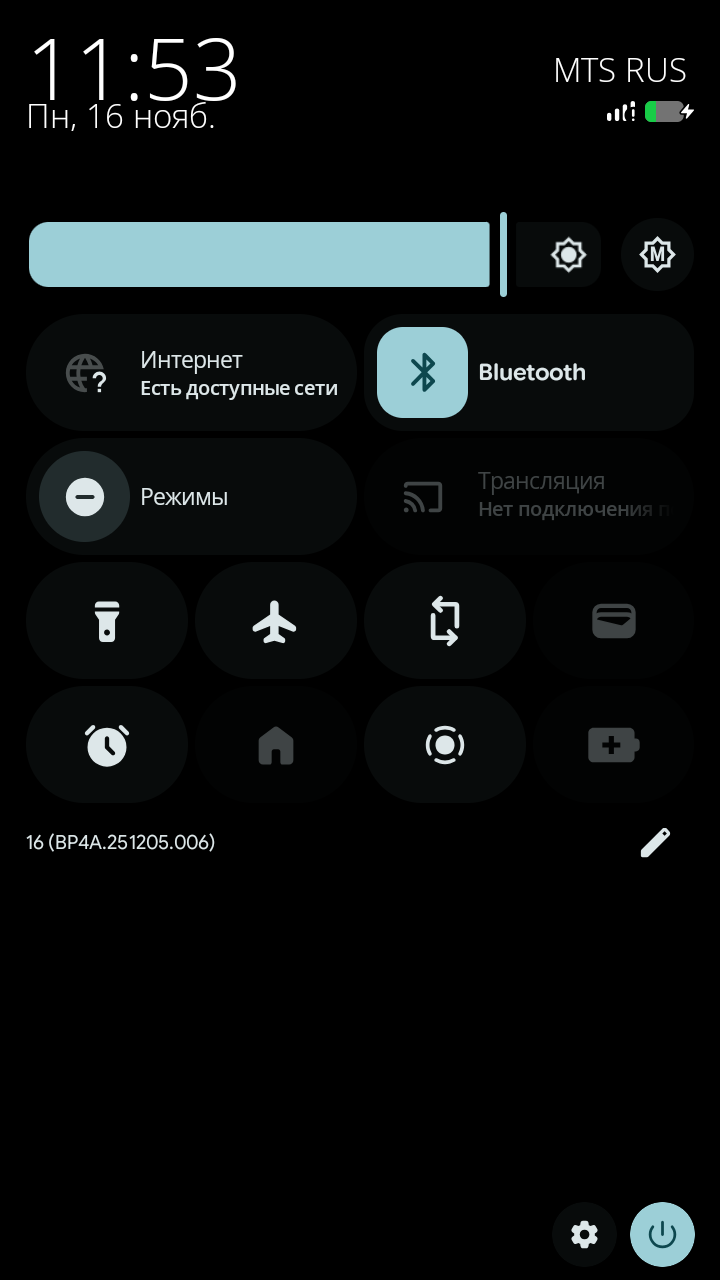
#> input picture evidence/ux-compare/current/93-shade.png, 720 x 1280 px, found by its file name
$ python measure-shade.py
#> lines starting #> are read from the running program, lines starting #| are printed output that depends on the picture; after the words box and inside, x2 and y2 are one past the last pixel; in counts of white or black regions, pixels touching at a corner belong together
#!/usr/bin/env python3
"""Empirical measurement of the QS tile shape in evidence/ux-compare/current/93-shade.png.

Reads the *rendered* shade, finds the tile bands and fits the corner radius of the
top-left corner of two tiles in the first row:
  * "Интернет"  (inactive, big label + secondary label)
  * "Bluetooth" (active, dual-target: dark tile + accent icon square)
Prints px and dp (at the density implied by the Compose tile height) so the rendered
radius can be compared with the constants in the live SystemUI APK.
"""
import sys, math
import numpy as np
from PIL import Image

img = sys.argv[1] if len(sys.argv) > 1 else "repo/evidence/ux-compare/current/93-shade.png"
im = np.array(Image.open(img).convert("RGB")).astype(int)
bg = np.array([8, 11, 11])                      # tile fill sampled inside a tile
mask = np.abs(im - bg).sum(axis=2) <= 8
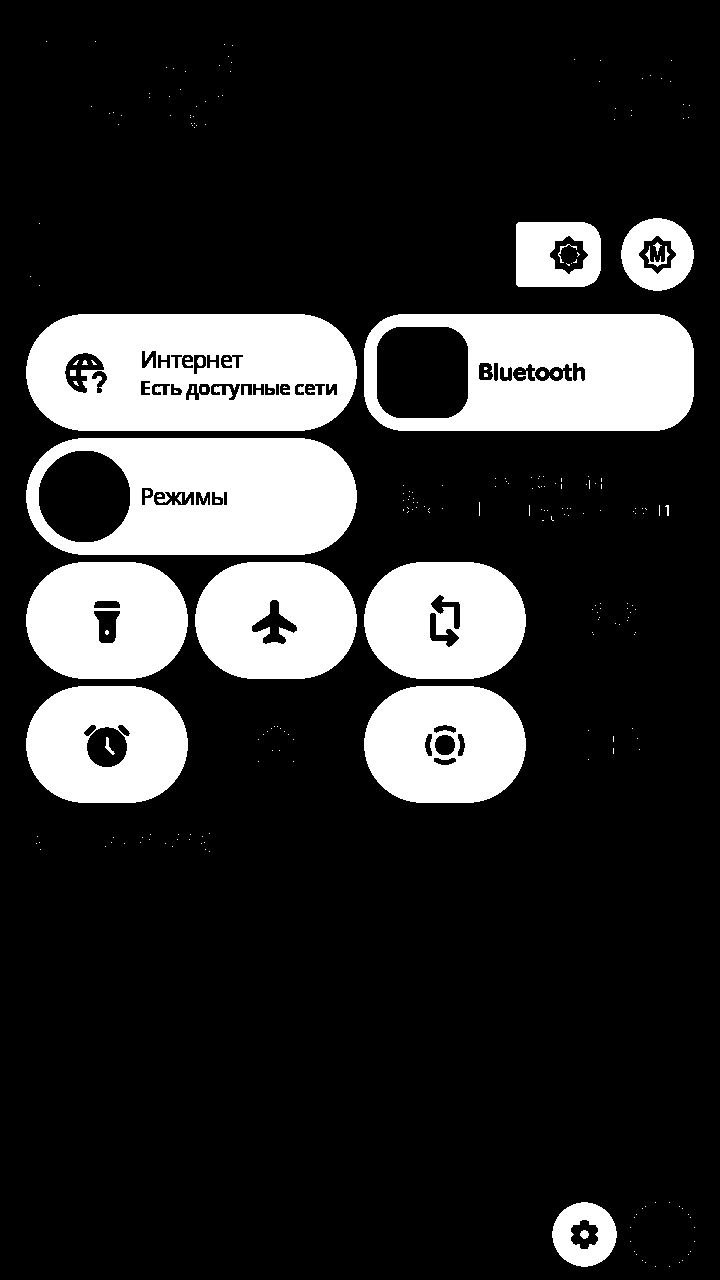
#> mask: shape (1280, 720) bool; 19.1% white; 250 white regions (225 under 20 px), largest, box (x1, y1, x2, y2) and area: (26, 314, 357, 431) 32550, (26, 438, 357, 555) 28376, (364, 314, 694, 431) 28336

rows = np.where(mask.sum(axis=1) > 50)[0]
#> rows = 553 values from 222 to 1254
bands, s, p = [], rows[0], rows[0]
#> bands = []; s = 222; p = 222
for r in rows[1:]:
    if r > p + 3:
        bands.append((s, p)); s = r
    p = r
#> this loop made 552 passes
#> s on passes 65, 182, 299, 416, 533, 542, 545: 314, 438, 562, 686, 1214, 1233, 1245
#> after the loop, bands = [(222, 286), (314, 430), (438, 554), (562, 678), (686, 802), (1214, 1224), (1233, 1235)]
bands.append((s, p))
print(f"image {img} {im.shape[1]}x{im.shape[0]}")
#| image repo/evidence/ux-compare/current/93-shade.png 720x1280
print("tile bands (y0,y1,height):", [(a, b, b - a + 1) for a, b in bands[:4]])
#| tile bands (y0,y1,height): [(222, 286, 65), (314, 430, 117), (438, 554, 117), (562, 678, 117)]

def fit_radius(y0, x0, xmax, rows_n=40):
    """Fit r to left-edge profile of a rounded rect whose flat edge starts at x0."""
    insets = []
    for dy in range(1, rows_n + 1):
        xs = np.where(mask[y0 + dy, x0:xmax])[0]
        if not len(xs):
            break
        insets.append((dy, xs.min()))
    best = min(
        ((sum((r - math.sqrt(max(r * r - (r - dy) ** 2, 0)) - dx) ** 2
              for dy, dx in insets), r) for r in np.arange(5.0, 120.0, 0.25)),
        key=lambda t: t[0])
    return best[1], insets[:4]

y0, y1 = bands[1]
#> y0 = 314; y1 = 430
h = y1 - y0 + 1
#> h = 117
# mid-height flat edges (full width at the vertical centre of the shape)
mid = (y0 + y1) // 2
#> mid = 372
runs, s = [], None
tileish = im[mid].sum(axis=1) > 10
for x, v in enumerate(tileish):
    if v and s is None: s = x
    if not v and s is not None: runs.append((s, x - 1)); s = None
#> this loop made 720 passes
#> v on pass 27: True
#> after the loop, runs = [(26, 356), (364, 693)]
if s is not None: runs.append((s, len(mask[mid]) - 1))
print(f"mid-row runs: {runs[:4]}")
#| mid-row runs: [(26, 356), (364, 693)]
internet, bluetooth = runs[0], runs[1]
#> internet = (26, 356); bluetooth = (364, 693)
print(f"gap between tiles: {bluetooth[0] - internet[1] - 1} px")
#| gap between tiles: 7 px

for name, (xa, xb) in (("internet (inactive)", internet), ("bluetooth (active)", bluetooth)):
    r, prof = fit_radius(y0, xa, xa + 120)
    print(f"{name}: x={xa}..{xb} height={h}px  fitted corner r={r:.2f}px  "
          f"r/height={r/h:.3f}  profile(dy,dx)={prof}")
#> this loop made 2 passes
#> (name, xa, xb, best in fit_radius, r, prof) on passes 1 to 2: ('internet (inactive)', 26, 356, (4.87, 57.75), 57.75, [(1, 46), (2, 42), (3, 39), (4, 36)]), ('bluetooth (active)', 364, 693, (4.47, 38.5), 38.5, [(1, 29), (2, 26), (3, 23), (4, 21)])
#| internet (inactive): x=26..356 height=117px  fitted corner r=57.75px  r/height=0.494  profile(dy,dx)=[(1, 46), (2, 42), (3, 39), (4, 36)]
#| bluetooth (active): x=364..693 height=117px  fitted corner r=38.50px  r/height=0.329  profile(dy,dx)=[(1, 29), (2, 26), (3, 23), (4, 21)]

# density implied by the Compose TileHeight (72 dp) and the measured band height
d = h / 72.0
#> d = 1.62
print(f"\ndensity implied by tile height 72dp: {d:.4f} (px/dp); screen = {im.shape[1]/d:.1f}dp wide")
#| density implied by tile height 72dp: 1.6250 (px/dp); screen = 443.1dp wide
print(f"tile height {h}px = {h/d:.2f}dp (Compose CommonTileDefaults.TileHeight = 72dp)")
#| tile height 117px = 72.00dp (Compose CommonTileDefaults.TileHeight = 72dp)
print(f"side margin {internet[0]}px = {internet[0]/d:.2f}dp (stock qs_tiles_page_horizontal_margin 16dp)")
#| side margin 26px = 16.00dp (stock qs_tiles_page_horizontal_margin 16dp)
print(f"tile gap 7px = {7/d:.2f}dp (overlay qs_tile_margin_horizontal 4dp; stock 8dp = {8*d:.1f}px)")
#| tile gap 7px = 4.31dp (overlay qs_tile_margin_horizontal 4dp; stock 8dp = 13.0px)
for name, (xa, xb) in (("internet", internet), ("bluetooth", bluetooth)):
    r, _ = fit_radius(y0, xa, xa + 120)
    print(f"{name} r = {r/d:.2f}dp")
#> this loop made 2 passes
#> (name, xa, xb, best in fit_radius, r) on passes 1 to 2: ('internet', 26, 356, (4.87, 57.75), 57.75), ('bluetooth', 364, 693, (4.47, 38.5), 38.5)
#| internet r = 35.54dp
#| bluetooth r = 23.69dp
print("\nexpected if Compose: inactive = min(50dp, h/2) = 36dp stadium; active = 24dp")
print("expected if a single dimen were used: qs_corner_radius 28dp (stock) or 0dp (RRO) on BOTH tiles")
